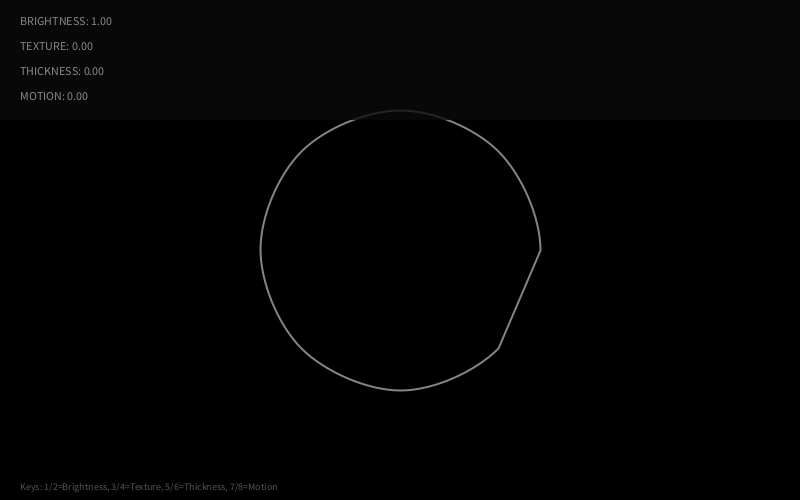
Frame 1 (no input)
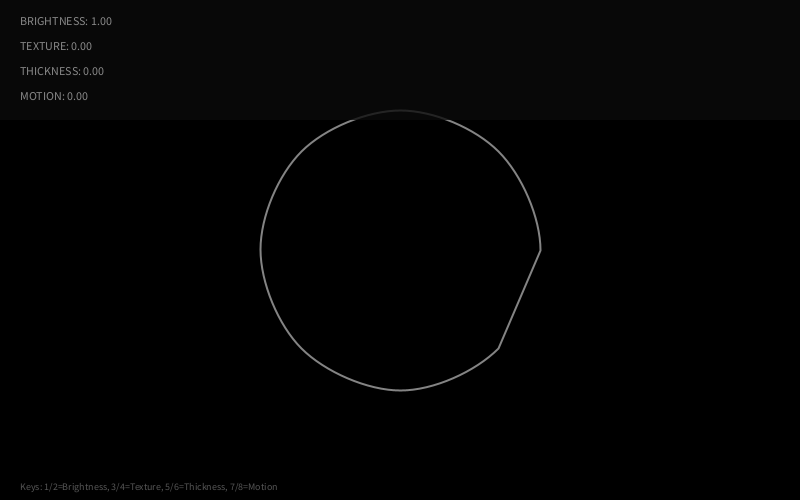
Frame 60 (the mouse pressed at the canvas centre just before this capture)
Frame 120 (the mouse held since frame 60 and released just before this capture): identical to frame 60, image omitted

The Processing sketch that drew these frames (run headless with seeded random() and noise(); from frame 60 on, the mouse is pressed at the canvas centre):

// Processing sketch: synthesisui
// ── synthesisui.pde
// SYNTHESIS CONTROL UI - Processing Implementation
// Recreates the HTML blob visualization in Processing

// Canvas dimensions
int canvasWidth = 800;
int canvasHeight = 500;

// Parameters
float brightness = 1.0;
float texture = 0.0;
float thickness = 0.0;
float motion = 0.0;

// Blob system
BlobSystem blobSystem;
float lastTime;

void setup() {
  size(800, 500);
  smooth();

  // Initialize blob system
  blobSystem = new BlobSystem();
  lastTime = millis() / 1000.0;

  println("Synthesis Control UI loaded");
  println("Use keyboard to control parameters:");
  println("1/2: Brightness (Dark/Bright)");
  println("3/4: Texture (Smooth/Textured)");
  println("5/6: Thickness (Thin/Thick)");
  println("7/8: Motion (Still/Moving)");
}

void draw() {
  background(0);

  // Calculate delta time
  float currentTime = millis() / 1000.0;
  float deltaTime = currentTime - lastTime;
  lastTime = currentTime;

  // Update and render blob system
  blobSystem.update(deltaTime);
  blobSystem.render();

  // Draw UI overlay
  drawUI();
}

void drawUI() {
  // Draw semi-transparent overlay at top
  fill(10, 10, 10, 200);
  noStroke();
  rect(0, 0, width, 120);

  // Draw parameter labels
  fill(136, 136, 136);
  textSize(12);
  textAlign(LEFT);

  text("BRIGHTNESS: " + nf(brightness, 0, 2), 20, 25);
  text("TEXTURE: " + nf(texture, 0, 2), 20, 50);
  text("THICKNESS: " + nf(thickness, 0, 2), 20, 75);
  text("MOTION: " + nf(motion, 0, 2), 20, 100);

  // Draw instructions
  fill(85, 85, 85);
  textSize(10);
  text("Keys: 1/2=Brightness, 3/4=Texture, 5/6=Thickness, 7/8=Motion", 20, height - 10);
}

void keyPressed() {
  float step = 0.05;

  // Brightness controls
  if (key == '1') brightness = constrain(brightness - step, 0, 1);
  if (key == '2') brightness = constrain(brightness + step, 0, 1);

  // Texture controls
  if (key == '3') texture = constrain(texture - step, 0, 1);
  if (key == '4') texture = constrain(texture + step, 0, 1);

  // Thickness controls
  if (key == '5') thickness = constrain(thickness - step, 0, 1);
  if (key == '6') thickness = constrain(thickness + step, 0, 1);

  // Motion controls
  if (key == '7') motion = constrain(motion - step, 0, 1);
  if (key == '8') motion = constrain(motion + step, 0, 1);
}

// Blob class - generates animated blob shapes
class Blob {
  float seed;
  int basePoints = 8;
  float time = 0;

  Blob(float s) {
    seed = s;
  }

  ArrayList<PVector> getControlPoints() {
    ArrayList<PVector> points = new ArrayList<PVector>();
    int numPoints = basePoints + floor(texture * 40);

    float motionAmount = 1 - motion;
    float rotationOffset = time * (1 - motionAmount) * 1.0;

    for (int i = 0; i < numPoints; i++) {
      float angle = (float(i) / numPoints) * TWO_PI + rotationOffset;

      float baseRadius = 140;

      float textureFade = pow(texture, 0.5);
      float baseMotion = textureFade * (
        sin(angle * 2 + time * 2) * 15 +
        cos(angle * 3 + time * 1.5) * 10
      );

      // Random displacement
      float seedVal1 = sin(i * 12.9898 + seed * 78.233) * 0.5 + 0.5;
      float seedVal2 = sin(i * 45.164 + seed * 32.234) * 0.5 + 0.5;
      float seedVal3 = sin(i * 91.327 + seed * 15.719) * 0.5 + 0.5;

      float roughRandom = (seedVal1 + seedVal2 * 0.5 + seedVal3 * 0.3) / 1.8;
      float randomDisplacement = roughRandom * texture * 108;

      float radius = baseRadius + baseMotion + randomDisplacement;

      points.add(new PVector(
        width/2 + cos(angle) * radius,
        height/2 + sin(angle) * radius
      ));
    }

    return points;
  }

  void drawPath() {
    ArrayList<PVector> points = getControlPoints();

    if (points.size() < 3) return;

    beginShape();

    if (texture < 0.3) {
      // Smooth - use curve vertices
      for (int i = 0; i < points.size(); i++) {
        PVector p = points.get(i);
        curveVertex(p.x, p.y);
      }
      // Close the curve
      PVector first = points.get(0);
      curveVertex(first.x, first.y);
      PVector second = points.get(1);
      curveVertex(second.x, second.y);
    } else {
      // Textured - use straight lines
      for (int i = 0; i < points.size(); i++) {
        PVector p = points.get(i);
        vertex(p.x, p.y);
      }
    }

    endShape(CLOSE);
  }

  void update(float deltaTime) {
    float motionAmount = 1 - motion;
    time += deltaTime * (1 - motionAmount) * 12.0;
  }
}

// BlobSystem class - manages multiple blob instances
class BlobSystem {
  ArrayList<Blob> blobs;
  int maxBlobs = 350;

  BlobSystem() {
    blobs = new ArrayList<Blob>();
    for (int i = 0; i < maxBlobs; i++) {
      blobs.add(new Blob(i * 0.1));
    }
  }

  color getColor() {
    float value = brightness * 255;
    return color(value, value, value);
  }

  void render() {
    // Calculate how many instances to show based on thickness
    float thicknessAmount = 1 - thickness;
    int numInstances = max(1, floor(1 + (1 - thicknessAmount) * (maxBlobs - 1)));

    color c = getColor();

    // Draw instances from back to front
    for (int i = 0; i < numInstances; i++) {
      Blob blob = blobs.get(i);

      float normalizedIndex = float(i) / max(1, numInstances - 1);

      // Spread calculation
      float spreadAmount = thickness;
      float spreadFactor = spreadAmount * 2.0;
      float spread = pow(normalizedIndex, 1.5) * spreadFactor * 33.25;

      // Alpha calculation
      float alphaThickness = 1 - thickness;
      float baseAlpha = alphaThickness * 0.5 + 0.15;

      float seedVariation = sin(blob.seed * 12.9898 + blob.seed * 78.233) * 0.5 + 0.5;
      float alphaVariation = seedVariation * 0.4 + 0.6;
      float depthFalloff = 1 - (normalizedIndex * 0.3);

      float alpha = baseAlpha * alphaVariation * depthFalloff * 255;

      // Scale and rotation
      float scale = 1 - (normalizedIndex * 0.05);
      float rotationAngle = normalizedIndex * TWO_PI * spreadFactor * 2;

      float motionAmount = 1 - motion;
      float motionRotation = blob.time * (1 - motionAmount) * 0.5;

      float spreadX = cos(rotationAngle) * spread;
      float spreadY = sin(rotationAngle) * spread;

      // Apply transformations
      pushMatrix();

      translate(width/2 + spreadX, height/2 + spreadY);
      rotate(motionRotation);
      scale(scale);
      translate(-width/2, -height/2);

      // Draw blob
      stroke(red(c), green(c), blue(c), alpha);
      strokeWeight(2);
      noFill();
      blob.drawPath();

      popMatrix();
    }
  }

  void update(float deltaTime) {
    for (Blob blob : blobs) {
      blob.update(deltaTime);
    }
  }
}
